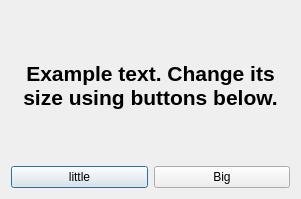
<?xml version="1.0" encoding="UTF-8"?>
<ui version="4.0">
 <class>Dialog6</class>
 <widget class="QDialog" name="Dialog6">
  <property name="windowModality">
   <enum>Qt::WindowModal</enum>
  </property>
  <property name="geometry">
   <rect>
    <x>0</x>
    <y>0</y>
    <width>301</width>
    <height>199</height>
   </rect>
  </property>
  <property name="windowTitle">
   <string>Dialog 1. Example.</string>
  </property>
  <property name="sizeGripEnabled">
   <bool>false</bool>
  </property>
  <property name="modal">
   <bool>true</bool>
  </property>
  <layout class="QVBoxLayout" name="verticalLayout">
   <item>
    <widget class="QLabel" name="label">
     <property name="sizePolicy">
      <sizepolicy hsizetype="Preferred" vsizetype="Expanding">
       <horstretch>0</horstretch>
       <verstretch>0</verstretch>
      </sizepolicy>
     </property>
     <property name="font">
      <font>
       <pointsize>16</pointsize>
       <weight>75</weight>
       <bold>true</bold>
      </font>
     </property>
     <property name="text">
      <string>Example text. Change its size using buttons below.</string>
     </property>
     <property name="textFormat">
      <enum>Qt::PlainText</enum>
     </property>
     <property name="alignment">
      <set>Qt::AlignCenter</set>
     </property>
     <property name="wordWrap">
      <bool>true</bool>
     </property>
    </widget>
   </item>
   <item>
    <layout class="QHBoxLayout" name="horizontalLayout">
     <item>
      <widget class="QPushButton" name="buttonRed">
       <property name="text">
        <string>little</string>
       </property>
      </widget>
     </item>
     <item>
      <widget class="QPushButton" name="buttonBlue">
       <property name="text">
        <string>Big</string>
       </property>
      </widget>
     </item>
    </layout>
   </item>
  </layout>
 </widget>
 <resources/>
 <connections/>
</ui>
